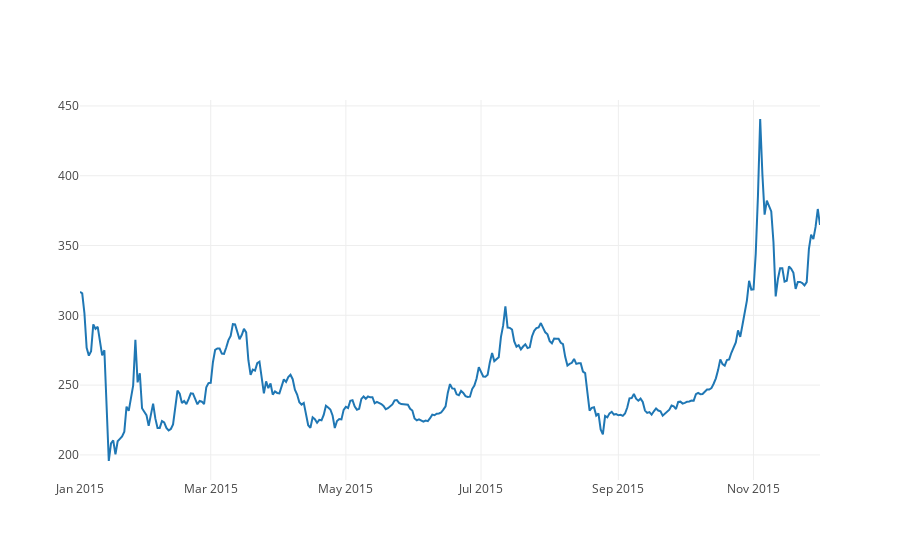

Here is the notebook cell this chart was saved with:
### Code cell
#payload builder
kw_list = ["Bitcoin"]
start_time = '2015-01-01'
end_time = '2015-12-31'
payLoadBuider(kw_list,start_time,end_time)
related_query = pytrends.related_queries()
# word cloud utility# query payload
values = related_query['Bitcoin']['top']['value']
words = related_query['Bitcoin']['top']['query']
wordCloudGenerator(values, words,title="Bitcoin top keyword in 2015")

# word cloud utility# query payload
values = related_query['Bitcoin']['rising']['value']
words = related_query['Bitcoin']['rising']['query']
wordCloudGenerator(values, words,title="Bitcoin rising keyword in 2015")

# slice time
df = selectPeriod(btc_usd_datasets, start_year = 2015, start_month = 1, end_year = 2015,end_month = 12)
btc_trace = go.Scatter(x=df.index, y=df['avg_btc_price_usd'])
py.iplot([btc_trace])

### Figure 1 — Plotly figure (JSON) as saved in the notebook; plotly's stock layout.template omitted (floating-point values rounded to 4 significant figures; data arrays with more than 128 entries replaced by an {"elided": "..."} marker saying what was removed)
{"data": [{"type": "scatter", "x": {"elided": "335 str values"}, "y": {"elided": "335 float values"}}], "layout": {}}
